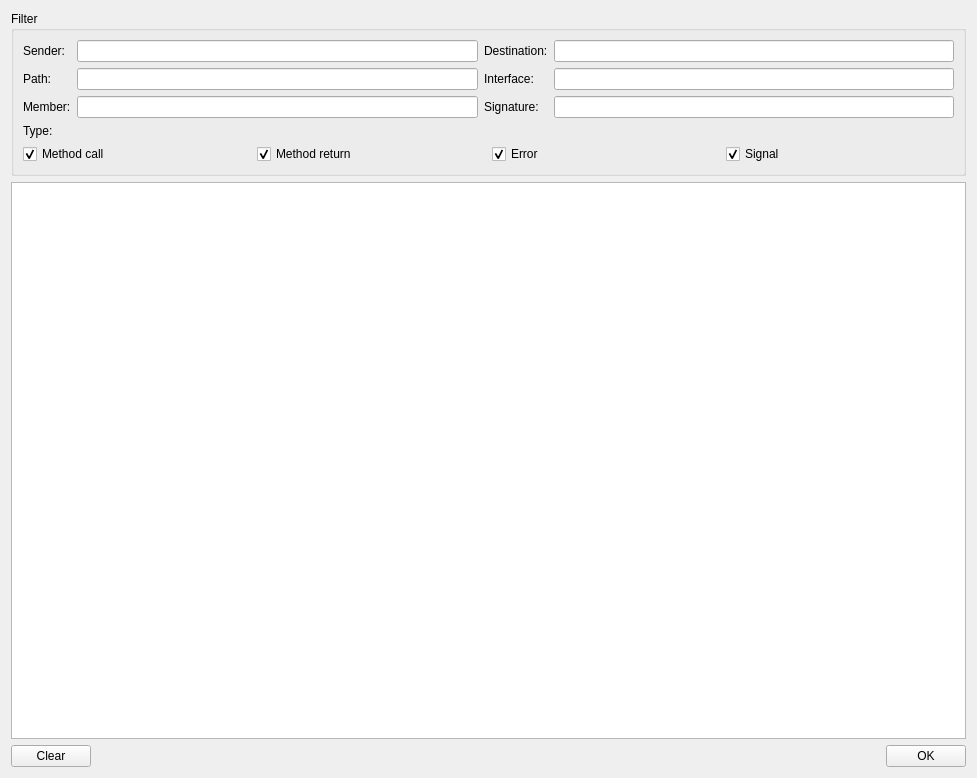
<?xml version="1.0" encoding="UTF-8"?>
<ui version="4.0">
 <class>MonitorWindow</class>
 <widget class="QWidget" name="MonitorWindow">
  <property name="geometry">
   <rect>
    <x>0</x>
    <y>0</y>
    <width>977</width>
    <height>778</height>
   </rect>
  </property>
  <property name="windowTitle">
   <string notr="true">MonitorWindow</string>
  </property>
  <layout class="QVBoxLayout" name="verticalLayout_2">
   <item>
    <widget class="QGroupBox" name="groupBox">
     <property name="title">
      <string>Filter</string>
     </property>
     <layout class="QVBoxLayout" name="verticalLayout">
      <item>
       <layout class="QGridLayout" name="gridLayout">
        <item row="0" column="1">
         <widget class="QLineEdit" name="sender_edit"/>
        </item>
        <item row="0" column="2">
         <widget class="QLabel" name="label_4">
          <property name="text">
           <string>Destination:</string>
          </property>
         </widget>
        </item>
        <item row="1" column="0">
         <widget class="QLabel" name="label_3">
          <property name="text">
           <string>Path:</string>
          </property>
         </widget>
        </item>
        <item row="0" column="0">
         <widget class="QLabel" name="label">
          <property name="text">
           <string>Sender:</string>
          </property>
         </widget>
        </item>
        <item row="0" column="3">
         <widget class="QLineEdit" name="destination_edit"/>
        </item>
        <item row="2" column="0">
         <widget class="QLabel" name="label_5">
          <property name="text">
           <string>Member:</string>
          </property>
         </widget>
        </item>
        <item row="1" column="1">
         <widget class="QLineEdit" name="path_edit"/>
        </item>
        <item row="1" column="3">
         <widget class="QLineEdit" name="interface_edit"/>
        </item>
        <item row="2" column="1">
         <widget class="QLineEdit" name="member_edit"/>
        </item>
        <item row="2" column="3">
         <widget class="QLineEdit" name="signature_edit"/>
        </item>
        <item row="1" column="2">
         <widget class="QLabel" name="label_6">
          <property name="text">
           <string>Interface:</string>
          </property>
         </widget>
        </item>
        <item row="2" column="2">
         <widget class="QLabel" name="label_7">
          <property name="text">
           <string>Signature:</string>
          </property>
         </widget>
        </item>
       </layout>
      </item>
      <item>
       <widget class="QLabel" name="label_2">
        <property name="text">
         <string>Type:</string>
        </property>
       </widget>
      </item>
      <item>
       <layout class="QHBoxLayout" name="horizontalLayout_2">
        <item>
         <widget class="QCheckBox" name="type_method_call_check_box">
          <property name="text">
           <string comment="Message type">Method call</string>
          </property>
          <property name="checked">
           <bool>true</bool>
          </property>
         </widget>
        </item>
        <item>
         <widget class="QCheckBox" name="type_method_return_check_box">
          <property name="text">
           <string comment="Message type">Method return</string>
          </property>
          <property name="checked">
           <bool>true</bool>
          </property>
         </widget>
        </item>
        <item>
         <widget class="QCheckBox" name="type_error_check_box">
          <property name="text">
           <string comment="Message type">Error</string>
          </property>
          <property name="checked">
           <bool>true</bool>
          </property>
         </widget>
        </item>
        <item>
         <widget class="QCheckBox" name="type_signal_check_box">
          <property name="text">
           <string comment="Message type">Signal</string>
          </property>
          <property name="checked">
           <bool>true</bool>
          </property>
         </widget>
        </item>
       </layout>
      </item>
     </layout>
    </widget>
   </item>
   <item>
    <widget class="QTableView" name="table_view"/>
   </item>
   <item>
    <layout class="QHBoxLayout" name="horizontalLayout_3">
     <item>
      <widget class="QPushButton" name="clear_button">
       <property name="text">
        <string>Clear</string>
       </property>
      </widget>
     </item>
     <item>
      <spacer name="horizontalSpacer">
       <property name="orientation">
        <enum>Qt::Horizontal</enum>
       </property>
       <property name="sizeHint" stdset="0">
        <size>
         <width>40</width>
         <height>20</height>
        </size>
       </property>
      </spacer>
     </item>
     <item>
      <widget class="QPushButton" name="ok_button">
       <property name="text">
        <string>OK</string>
       </property>
      </widget>
     </item>
    </layout>
   </item>
  </layout>
 </widget>
 <resources/>
 <connections/>
</ui>
